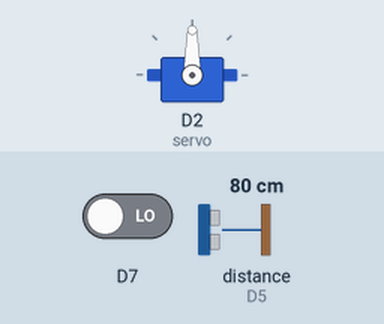
A sketch run on a simulated ESP8266 (NodeMCU). Shown: servo. Wiring (inferred from the names in the program): ultrasonic range finder: trigger D6; echo D5. The test bench sets the inputs (shaded band); at power-on: D7 LOW, distance to the obstacle (sensor on D5) 80 cm. The echo pulse lasts 58.3 µs per cm; WiFi joins after 1.5 s; servers stay silent unless stated.

Above: at 5.0 s.
5.1 s: D7 driven HIGH
At 7.0 s:
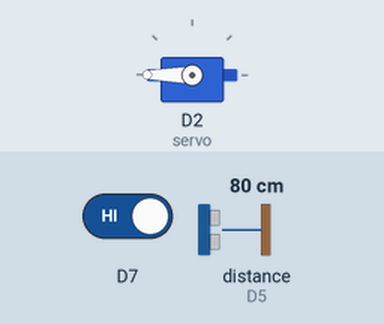
7.3 s: D7 driven LOW
At 8.3 s:
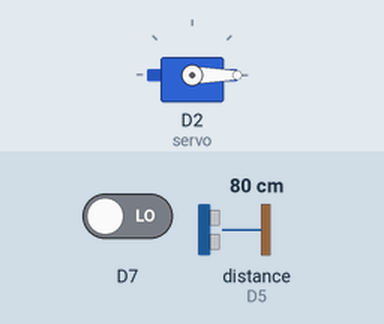
Timing chart, 0 to 10.3 s (numbered marks = the images above; inputs shaded):
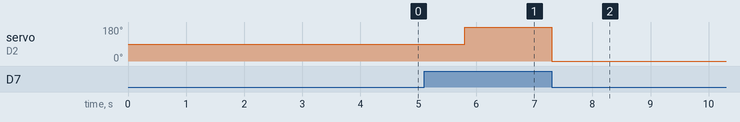

The sketch:

smart-bin-realtime-ir.ino
```cpp
#define BLYNK_TEMPLATE_ID "YOUR_BLYNK_TEMPLATE_ID"
#define BLYNK_TEMPLATE_NAME "Smart trash can"
#define BLYNK_AUTH_TOKEN "YOUR_BLYNK_AUTH_TOKEN"

#define BLYNK_PRINT Serial
#include <ESP8266WiFi.h>
#include <BlynkSimpleEsp8266.h>

char auth[] = BLYNK_AUTH_TOKEN;
char ssid[] = "YOUR_WIFI_NAME";
char pass[] = "YOUR_WIFI_PASSWORD";

BlynkTimer timer;

#define echoPin D5
#define trigPin D6
#include<Servo.h>
Servo servo;
long duration;
int distance;
int binLevel = 0;

void SMESensor()
{
  int ir = digitalRead(D7);

  if (ir == HIGH)
  {
    servo.write(180);

    // Keep checking the IR sensor while it is active
    while (digitalRead(D7) == HIGH)
    {
      Blynk.virtualWrite(V2, 90);
      ultrasonic();
    }

    servo.write(0);
    Blynk.virtualWrite(V2, 0);
  }
  else
  {
    ultrasonic();
    delay(200);
  }
}

void ultrasonic()
{
  digitalWrite(trigPin, LOW);
  delayMicroseconds(2);
  digitalWrite(trigPin, HIGH);
  delayMicroseconds(10);
  digitalWrite(trigPin, LOW);
  duration = pulseIn(echoPin, HIGH);
  distance = duration * 0.034 / 2;
  binLevel = map(distance, 18, 0, 0, 100);
  Blynk.virtualWrite(V0, distance);
  Blynk.virtualWrite(V1, binLevel);
}

void setup()
{
  Serial.begin(9600);
  servo.attach(D2);
  pinMode(D7, INPUT);
  pinMode(trigPin, OUTPUT);
  pinMode(echoPin, INPUT);
  Blynk.begin(auth, ssid, pass);
  delay(2000);
  timer.setInterval(1000L, SMESensor);
}

void loop()
{
  Blynk.run();
  timer.run();
}
```

Measured:
- after the input at 5.1 s, servo on D2 (servo): 90° → 180° after 0.70 s
- after the input at 7.3 s, servo on D2 (servo): 180° → 0° at once
